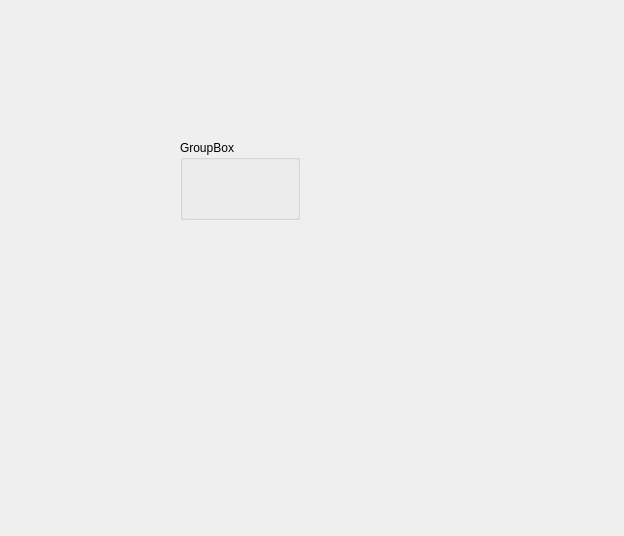
<?xml version="1.0" encoding="UTF-8"?>
<ui version="4.0">
 <class>PDFView_Widget</class>
 <widget class="QWidget" name="PDFView_Widget">
  <property name="geometry">
   <rect>
    <x>0</x>
    <y>0</y>
    <width>624</width>
    <height>536</height>
   </rect>
  </property>
  <property name="windowTitle">
   <string>Form</string>
  </property>
  <widget class="QGroupBox" name="groupBox">
   <property name="geometry">
    <rect>
     <x>180</x>
     <y>140</y>
     <width>120</width>
     <height>80</height>
    </rect>
   </property>
   <property name="title">
    <string>GroupBox</string>
   </property>
  </widget>
 </widget>
 <resources/>
 <connections/>
</ui>
